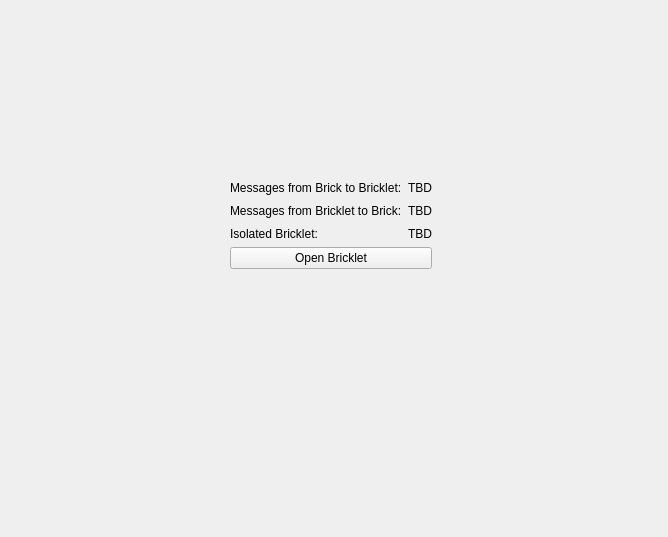
<?xml version="1.0" encoding="UTF-8"?>
<ui version="4.0">
 <class>Isolator</class>
 <widget class="QWidget" name="Isolator">
  <property name="geometry">
   <rect>
    <x>0</x>
    <y>0</y>
    <width>668</width>
    <height>537</height>
   </rect>
  </property>
  <property name="windowTitle">
   <string>Form</string>
  </property>
  <layout class="QVBoxLayout" name="verticalLayout">
   <item>
    <layout class="QGridLayout" name="gridLayout_5">
     <item row="2" column="4">
      <spacer name="horizontalSpacer_2">
       <property name="orientation">
        <enum>Qt::Horizontal</enum>
       </property>
       <property name="sizeHint" stdset="0">
        <size>
         <width>40</width>
         <height>20</height>
        </size>
       </property>
      </spacer>
     </item>
     <item row="0" column="1">
      <spacer name="verticalSpacer_2">
       <property name="orientation">
        <enum>Qt::Vertical</enum>
       </property>
       <property name="sizeHint" stdset="0">
        <size>
         <width>20</width>
         <height>40</height>
        </size>
       </property>
      </spacer>
     </item>
     <item row="1" column="1">
      <widget class="QLabel" name="label">
       <property name="text">
        <string>Messages from Brick to Bricklet:</string>
       </property>
      </widget>
     </item>
     <item row="1" column="2" colspan="2">
      <widget class="QLabel" name="label_messages_from_brick">
       <property name="text">
        <string>TBD</string>
       </property>
      </widget>
     </item>
     <item row="2" column="1">
      <widget class="QLabel" name="label_2">
       <property name="text">
        <string>Messages from Bricklet to Brick:</string>
       </property>
      </widget>
     </item>
     <item row="2" column="0">
      <spacer name="horizontalSpacer">
       <property name="orientation">
        <enum>Qt::Horizontal</enum>
       </property>
       <property name="sizeHint" stdset="0">
        <size>
         <width>40</width>
         <height>20</height>
        </size>
       </property>
      </spacer>
     </item>
     <item row="3" column="2">
      <widget class="QLabel" name="label_isolated_bricklet">
       <property name="text">
        <string>TBD</string>
       </property>
      </widget>
     </item>
     <item row="2" column="2" colspan="2">
      <widget class="QLabel" name="label_messages_from_bricklet">
       <property name="text">
        <string>TBD</string>
       </property>
      </widget>
     </item>
     <item row="3" column="1">
      <widget class="QLabel" name="label_3">
       <property name="text">
        <string>Isolated Bricklet:</string>
       </property>
      </widget>
     </item>
     <item row="4" column="1" colspan="2">
      <widget class="QPushButton" name="button_bricklet">
       <property name="text">
        <string>Open Bricklet</string>
       </property>
      </widget>
     </item>
    </layout>
   </item>
   <item>
    <spacer name="verticalSpacer">
     <property name="orientation">
      <enum>Qt::Vertical</enum>
     </property>
     <property name="sizeHint" stdset="0">
      <size>
       <width>20</width>
       <height>40</height>
      </size>
     </property>
    </spacer>
   </item>
  </layout>
 </widget>
 <resources/>
 <connections/>
</ui>
